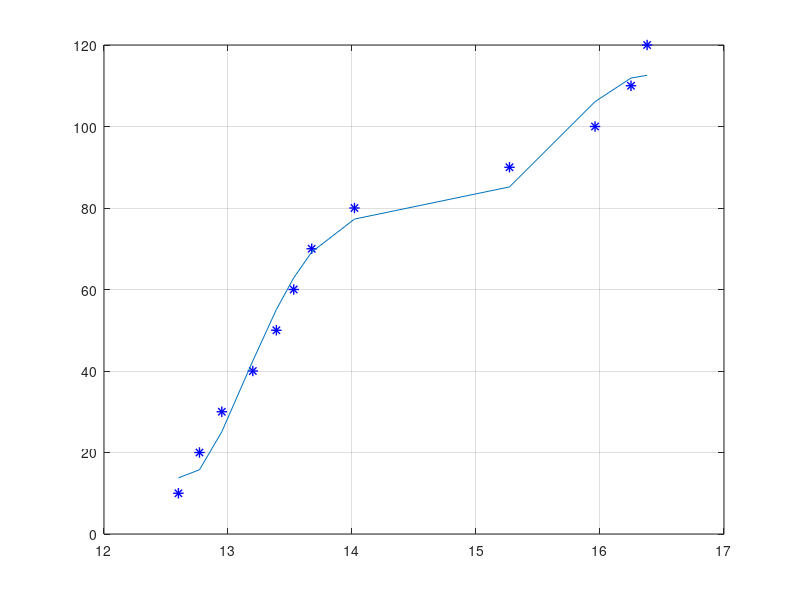

MATLAB code to generate this figure:
#pkg unload control 
pkg load optim


## Charge
c5 = [12.6, 12.77, 12.95, 13.2, 13.39, 13.53, 13.675, 14.02, 15.27, 15.96, 16.25, 16.38];
c10 = [12.38, 12.6, 12.82, 13.05, 13.2, 13.3, 13.41, 13.63, 14.08, 15.24, 15.72, 15.95];
c20 = [12.05, 12.42, 12.69, 12.89, 13.015, 13.12, 13.18, 13.3, 13.58, 14.15, 15.17, 15.54];
c40 = [11.8, 12.25, 12.55, 12.72, 12.82, 12.92, 12.95, 13.0, 13.15, 13.5, 14.5, 15.08];

## Rest
rest = [11.7, 11.915, 12.115, 12.24, 12.32, 12.415, 12.5, 12.6, 12.59, 12.61];

## Discharge
d100 = [12.66, 12.66, 12.64, 12.605, 12.54, 12.48, 12.38, 12.28, 12.12, 11.925, 11.7];
d20 = [12.604, 12.545, 12.54, 12.5, 12.42, 12.323, 12.22, 12.1, 11.915, 11.7, 11.45];
d10 = [12.485, 12.425, 12.35, 12.248, 12.13, 12.004, 11.88, 11.695, 11.48, 11.28, 11];
d5 = [12.065, 12.0, 11.917, 11.81, 11.69, 11.522, 11.385, 11.18, 10.91, 10.602, 10.2];
d3 = [11.78, 11.7, 11.61, 11.495, 11.325, 11.145, 10.98, 10.715, 10.39, 9.97, 9.48];

percent = [10, 20, 30, 40, 50, 60, 70, 80, 90, 100, 110, 120];
percent11 = [110, 100, 90, 80, 70, 60, 50, 40, 30, 20, 10];
percentRest = [10, 20, 30, 40, 50, 60, 70, 80, 90, 100];


###############################
########## Fit c5 #############
###############################
#leasqr()

x = c5;
y = percent;

maximum = 100;
minimum = -100;
increment = 1;
sw = 0;

a = minimum;
while (a < maximum)
  b = minimum;
  while (b < maximum)
    c = minimum;
    while (c < maximum)
      d = minimum;
      while (d < maximum)
        e = minimum;
        while (e < maximum)
          f = minimum;
          while (f < maximum)
            g = minimum;
            while (g < maximum)
              # SIXTH ORDER 2
              F = @(x, p) (x - p(1)).* (x - p(2)).* (x - p(3)).* (x - p(4)).* (x - p(5)).* (x - p(6)) + p(7);
              p = [a, b, c, d, e, f, g];
              
              g = g + increment;
              global verbose;
               verbose = 0;
               [data, fit] = leasqr(x, y, p, F);
              
              accumulator = 0;        
              for i = 1:x
                accumulator = accumulator + (y(i) - ((x(i) - fit(1, 1)).* (x(i) - fit(2, 1)).* (x(i) - fit(3, 1)).* (x(i) - fit(4, 1)).* (x(i) - fit(5, 1)).* (x(i) - fit(6, 1)) + fit(7, 1))).^2;
              endfor
              
              if (sw == 0)
                sw = 1;
                minimum = accumulator
                pfinal = p
              endif
                
              if (accumulator < minimum)
                minimum = accumulator
                pfinal = p
              endif
              
              endwhile
            f = f + increment;
            endwhile
          e = e + increment;
          endwhile
        d = d + increment;
        endwhile
      c = c + increment;
      endwhile
    b = b + increment;
    endwhile
  a = a + increment;
endwhile

global verbose;
 verbose = 0;
 [data, fit] = leasqr(x, y, pfinal, F);

figure(4)
hold on
grid on
box on
plot(x, y, 'b*', 'LineWidth', 1, 'MarkerSize', 7.5)

# SIXTH ORDER 
#plot(x,  (x - fit(1, 1)).* (x - fit(2, 1)).* (x - fit(3, 1)).* (x - fit(4, 1)).* (x - fit(5, 1)).* (x - fit(6, 1)) + fit(7, 1))
# Less precise
plot(x,  (x - 17.481).* (x - 14.408).* (x - 14.202).* (x - 12.168).* (x - 17.452).* (x - 14.783) + 78.465)

#plot(x, 3.5407* 10^(-01) * x.^4 + -1.5922 * 10 * x.^3 + 2.3889 * 100 * x.^2 + -1.1899 * 1000 * x.^1)

fit